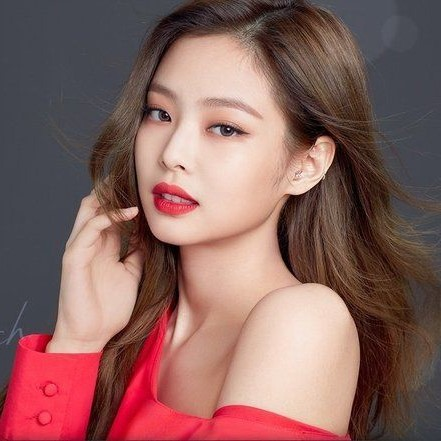
#> input picture computer_vision&deep_learning_test/test-bundle/res-cv-test/samples/blackpink/jennie.jpg, 441 x 441 px, found by its file name
$ python q1.py
#> lines starting #> are read from the running program, lines starting #| are printed output that depends on the picture
### computer_vision&deep_learning_test/func_q1.py
###### DO NOT MODIFY ANYTHING IN THIS FILE ######
import cv2
import matplotlib.pyplot as plt
import numpy as np

# [17 lines left out: functions resize, apply_logo, not called in this run]

def plot_gallery(images, titles):
    plt.figure(1)
    plt.subplots_adjust(bottom=.10, left=.10, right=.90, top=.90, hspace=0.2)
    for i in range(len(images)):
        plt.subplot(2, 4, i + 1)
        plt.imshow(cv2.cvtColor(images[i], cv2.COLOR_BGR2RGB))
        plt.title(titles[i], size=18)
        plt.xticks(())
        plt.yticks(())
    plt.show()

### computer_vision&deep_learning_test/q1.py
import cv2
import func_q1 as f

alpha = 0
logo_file = 'res-cv-test/samples/blackpink/bp-logo.png'
logo = cv2.imread(logo_file, cv2.IMREAD_UNCHANGED)

image_files = ['jennie.jpg', 'jisoo.jpg', 'lisa.jpg', 'rose.jpg']
titles = ['Jennie', 'Jisoo', 'Lisa', 'Rose']
originals = []
images = []
for i in image_files:
    image = cv2.imread('res-cv-test/samples/blackpink/' + i)
#> image is the input picture: shape (441, 441, 3); mean B, G, R 94.8, 98.6, 136.4
    originals.append(image)
    images.append(image.copy())

# Here, you will modify this program for Question 1.
# The images are already placed inside originals and images[] for you.

# The originals[] is to remain untouched. Your job is to add the Blackpink logo
# (i.e. bp-logo.png) on the eyes of the members in the images inside images[],
# using any of the provided haarcascade models. The routines below will handle
# displaying the images for you.

# To apply the logo to the eyes of the members, use the function:
#     f.apply_logo(image, logo, alpha, x, y, w, h)
# Where:
#     'image': the background image to apply the logo to
#     'logo': the logo to apply (this is already created for you on Line 6)
#     'alpha': the transparency value (this is already created for you on Line 4)
#     'x','y','w','h': the dimension of the eye area on the image to apply the logo to.

titles += titles
#> titles = ['Jennie', 'Jisoo', 'Lisa', 'Rose', 'Jennie', 'Jisoo', 'Lisa', 'Rose']
originals += images
f.plot_gallery(originals, titles)
#> in plot_gallery, `plt.show()`:
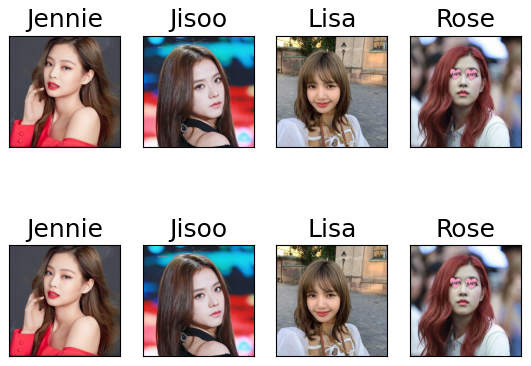
#> figure drawn by matplotlib, 8 panels
